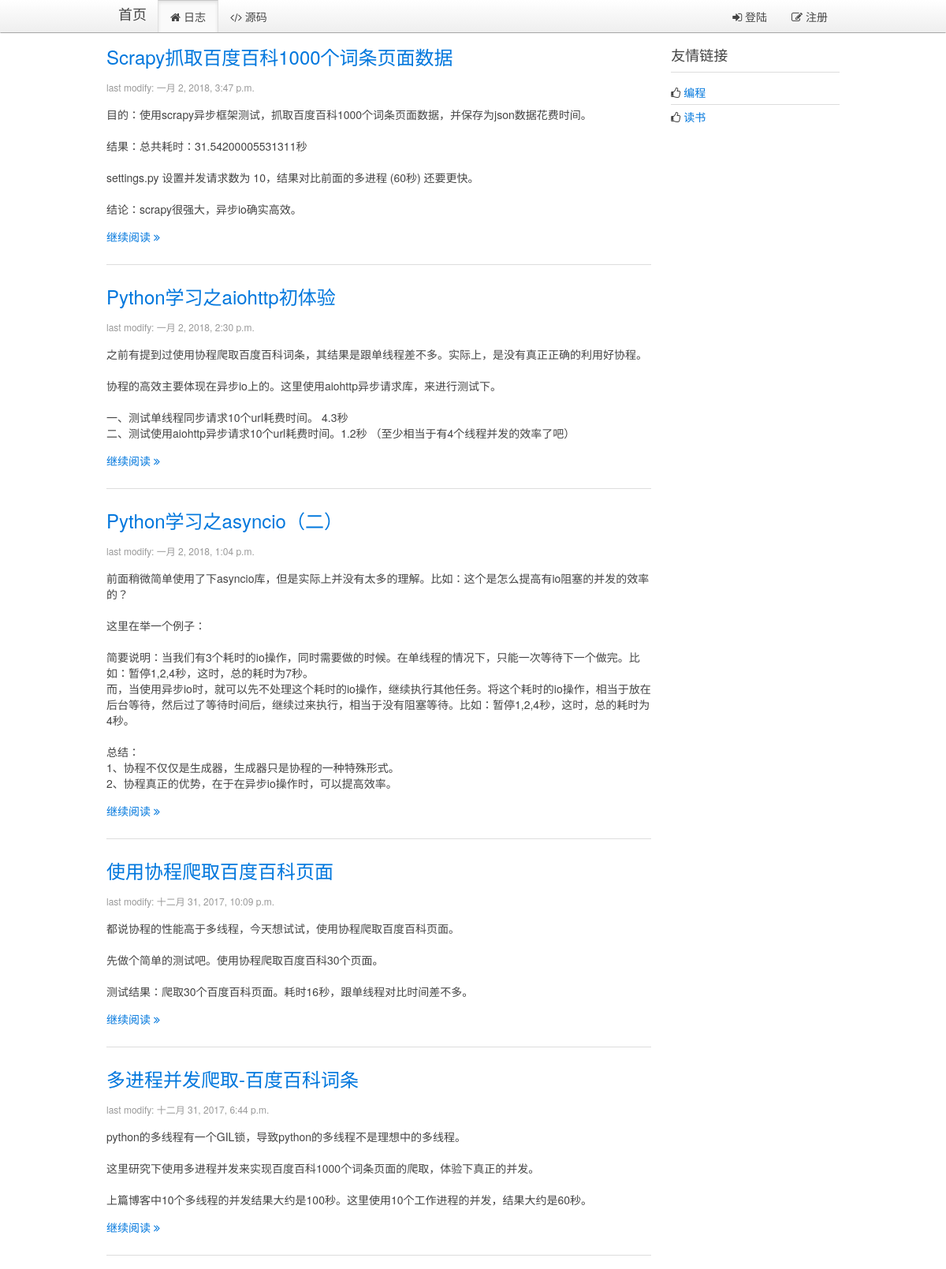
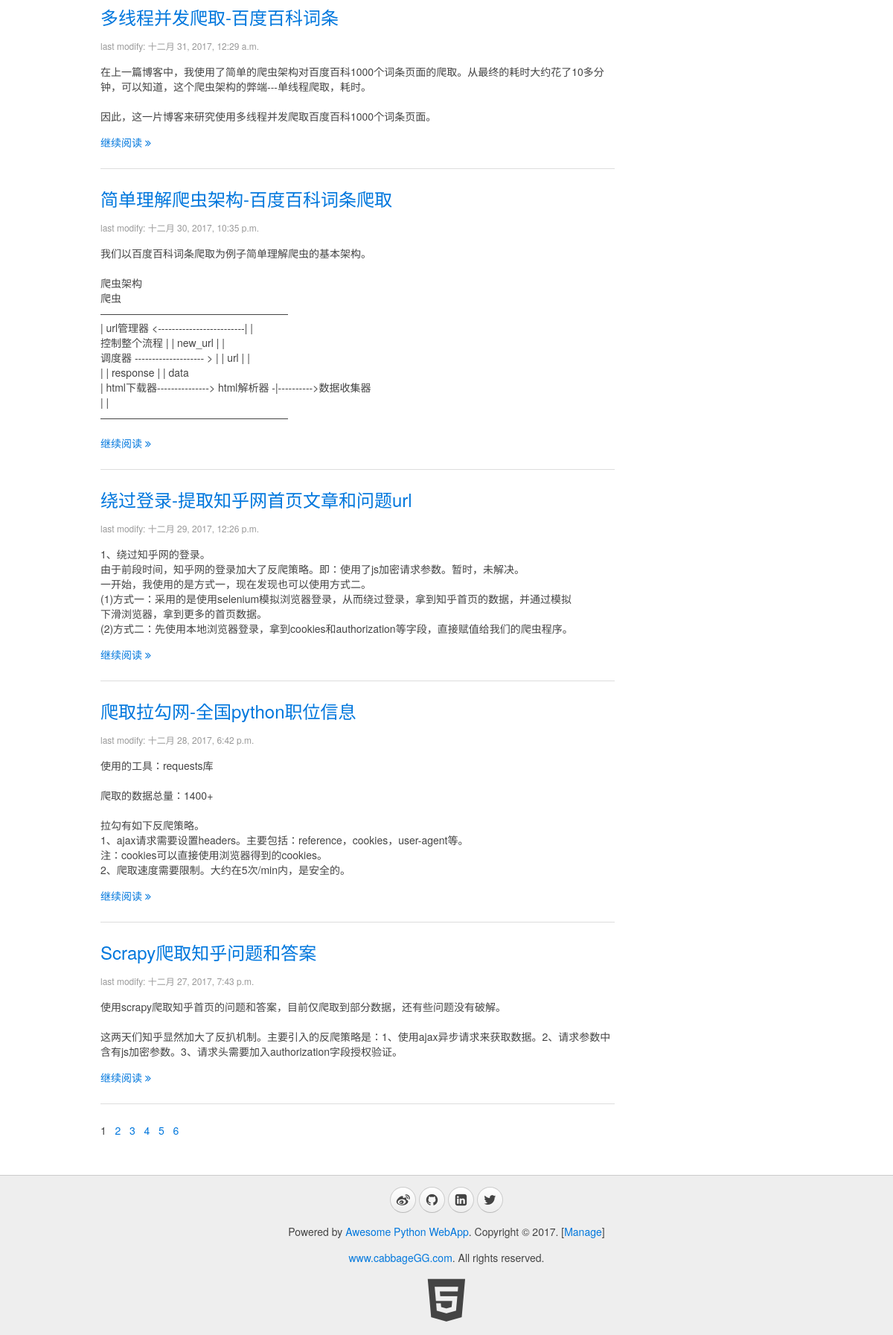
Before: / with the older database file (2 pictures, top to bottom).
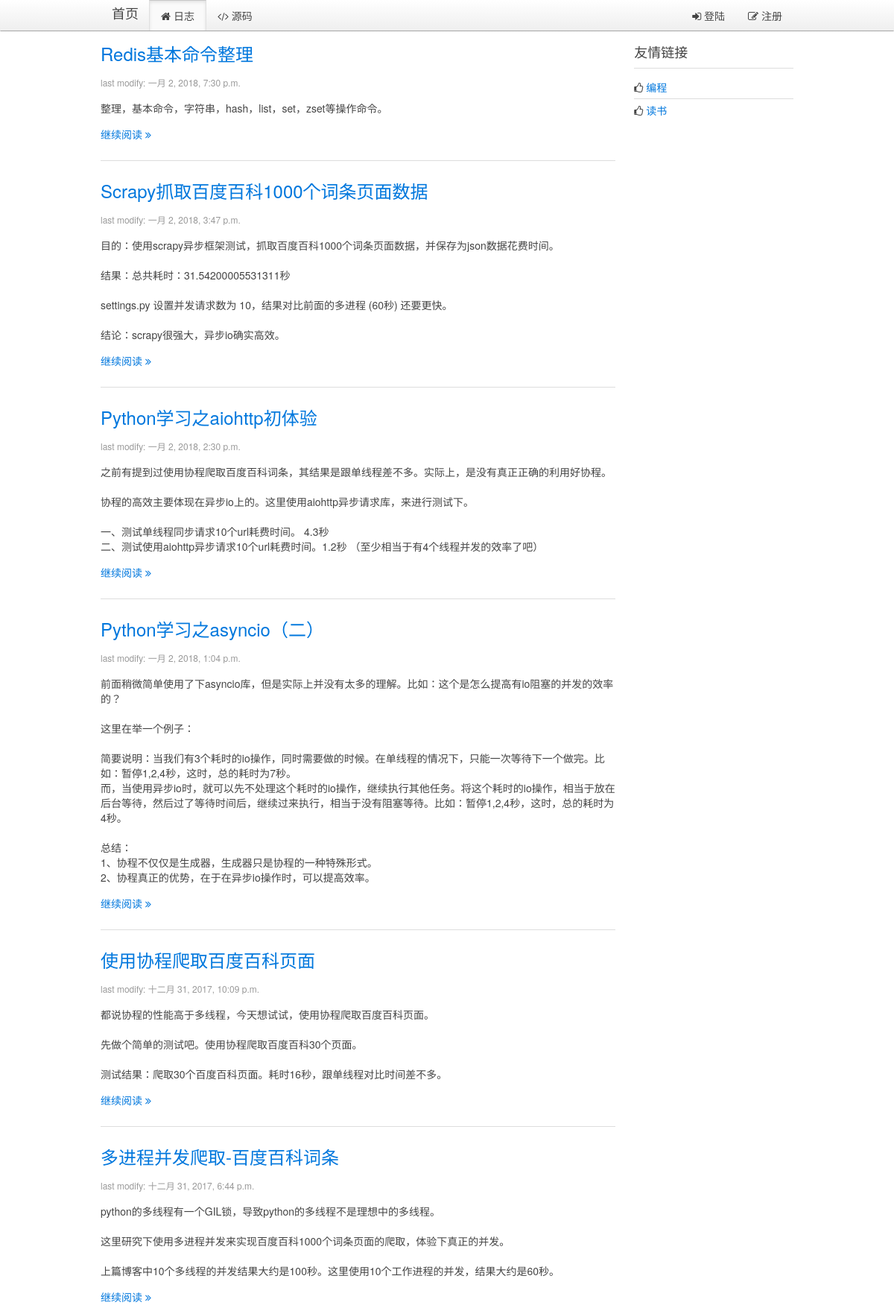
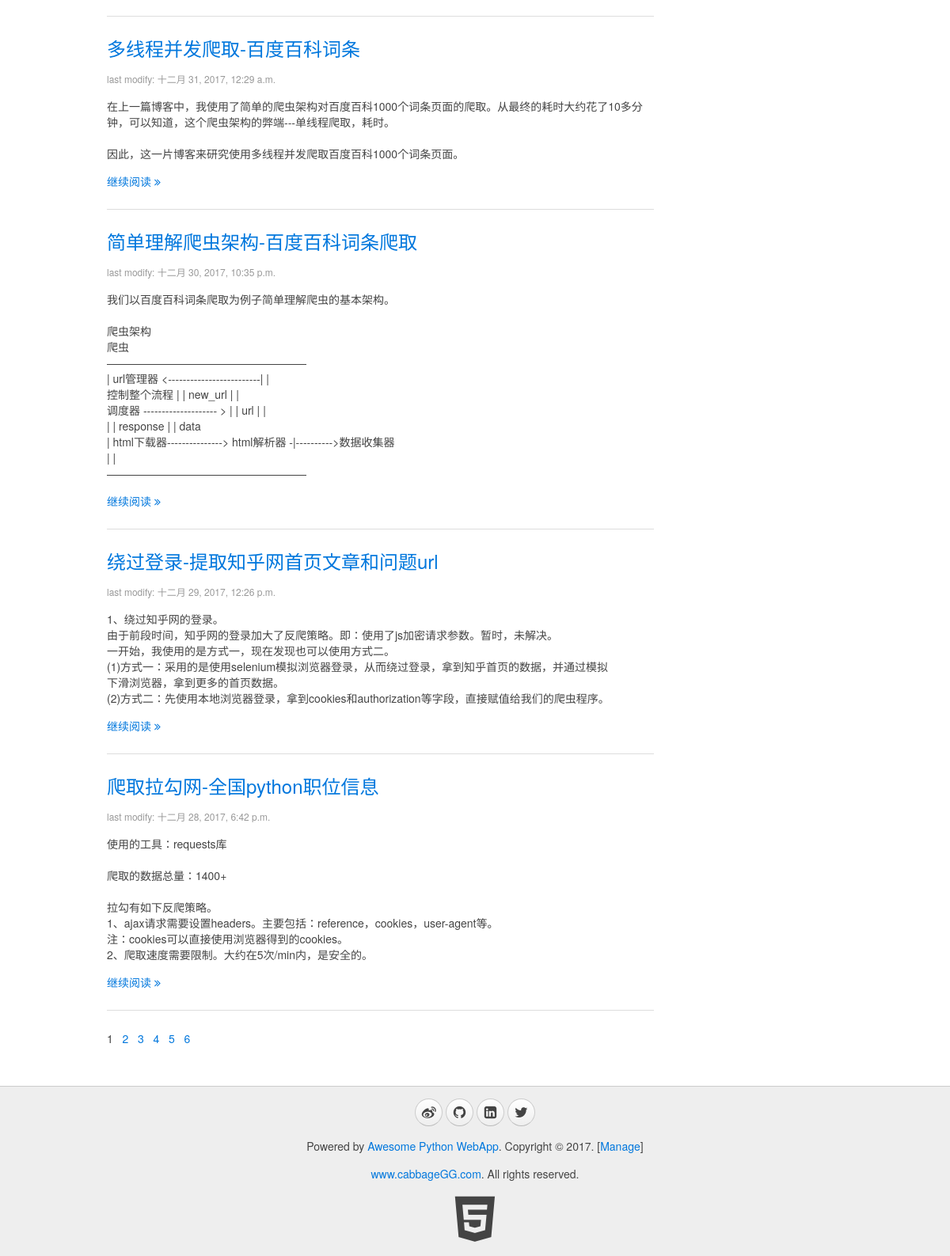
After: the same page with the newer database file (2 pictures, top to bottom).
### blog/models.py (models this page shows, shortened)
class Blog(models.Model):
    title = models.CharField(max_length=32, default="Title")
    content = models.TextField(null=True)
    summary = models.TextField(null=True)
    create_time = models.DateTimeField(null=True)

### blog/views.py (the view)
# urls.py: url(r'^$',views.blogs, name="index"),
def index(request):
    userinfo = ""
    account = request.COOKIES.get("account","")
    if account:
        userinfo = models.User.objects.filter(account=account)
        if userinfo:
            userinfo = userinfo[0]
    page = int(request.GET.get("p", "1"))
    first = (page - 1)*10
    end = first + 10
    blogs = models.Blog.objects.all()
    blogs = blogs[::-1]
    total_nums = len(blogs)
    if (total_nums % 10) > 0:
        page_nums = int(total_nums/10) + 1
    else:
        page_nums = int(total_nums/10)
    page_nums = range(0, page_nums)
    blogs = blogs[first:end]
    page = page - 1
    return render(request, "blog/index.html", {"blogs": blogs, "page":page, "page_nums":page_nums, "userinfo":userinfo})

### blog/templates/blog/index.html (shortened to what this page needs)
{% extends '__base__.html' %}
{% block content %}
    <div class="uk-width-medium-3-4">
    {% for blog in blogs %}
        <article class="uk-article">
            <h2><a href="/blog/page/{{ blog.id }}">{{ blog.title }}</a></h2>
            <p class="uk-article-meta">last modify: {{ blog.create_time }}</p>
            <p>{{ blog.summary | linebreaksbr }}</p>
            <p><a href="/blog/page/{{ blog.id }}">继续阅读 <i class="uk-icon-angle-double-right"></i></a></p>
        </article>
        <hr class="uk-article-divider">
    {% endfor %}
        <div class="page">
        {% for page_num in page_nums %}
            {% if page_num == page %}
                <span>{{ page_num|add:"1" }}&nbsp;&nbsp;</span>
            {% else %}
                <a href="?p={{ page_num|add:"1" }}"><span>{{ page_num|add:"1" }}&nbsp;&nbsp;</span></a>
            {% endif %}
        {% endfor %}
        </div>
    </div>
    <div class="uk-width-medium-1-4">
        <div class="uk-panel uk-panel-header">
            <h3 class="uk-panel-title">友情链接</h3>
            <ul class="uk-list uk-list-line">
                <li><i class="uk-icon-thumbs-o-up"></i> <a target="_blank" href="https://github.com/cabbageGG">编程</a></li>
                <li><i class="uk-icon-thumbs-o-up"></i> <a target="_blank" href="http://blog.jobbole.com/all-posts/">读书</a></li>
            </ul>
        </div>
    </div>
{% endblock %}

Changed rows visible on the page:
no longer on this page (row unchanged): Blog: title "Scrapy爬取知乎问题和答案", create_time "十二月 27, 2017, 7:43 p.m.", summary "使用scrapy爬取知乎首页的问题和答案，目前仅爬取到部分数据，还有些问题没有破解。 这两天们知乎显然加大了反扒机制。主要引入的反爬策略是：1、使用ajax异步请求来获取数据。2、请求参数中含有js加密参数。3、请求头需要加入authorization字段授权验证。"
added Blog: title "Redis基本命令整理", create_time "一月 2, 2018, 7:30 p.m.", summary "整理，基本命令，字符串，hash，list，set，zset等操作命令。"
